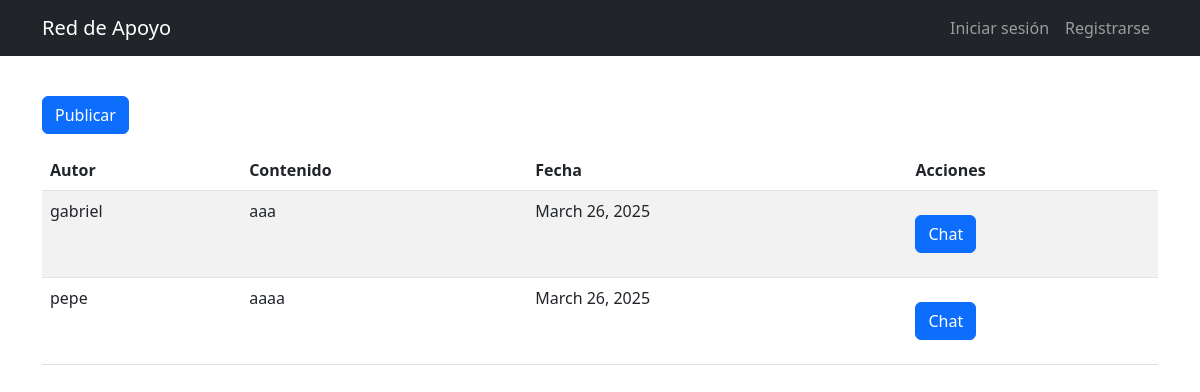
Page /foro/ on the committed database.
### foro_app/models.py (models this page shows)
class Publicacion(models.Model):
    contenido = models.CharField(max_length=1024)
    autor = models.ForeignKey(Usuario, on_delete=models.CASCADE, related_name="autor_publicacion")
    fecha = models.DateField(auto_now_add=True)
    comentarios = models.ManyToManyField(Usuario, through="Comentario")

### usuarios_app/models.py (models this page shows)
class Usuario(AbstractUser):
    ROLES = [
        ('menor', 'Menor afectado por bullying'),
        ('depresion', 'Persona con depresión'),
        ('psicologo', 'Psicólogo / Voluntario'),
        ('admin', 'Administrador'),
    ]
    rol = models.CharField(max_length=20, choices=ROLES, default='menor')
    anonimo = models.BooleanField(default=True)  # Para menores que quieran anonimato
    groups = models.ManyToManyField(Group, related_name="usuarios_groups", blank=True)
    user_permissions = models.ManyToManyField(Permission, related_name="usuarios_permissions", blank=True)

### foro_app/views.py (the view)
# urls.py: path('foro/', foro, name="foro"),
def foro(request):
    publicaciones=Publicacion.objects.all()
    return render(request, 'foro.html', {'publicaciones': publicaciones})

### foro_app/templates/foro.html
{% extends 'base.html' %}
{% block content %}
<a href="{% url 'crear_publicacion' %}" class="btn btn-primary mb-3 mt-3">Publicar</a>
<table class="table table-striped table-hover">
    <thead>
        <th>Autor</th>
        <th>Contenido</th>
        <th>Fecha</th>
        <th>Acciones</th>
    </thead>
    {% for publicacion in publicaciones %}
        <tr>
            <td>{{ publicacion.autor }}</td>
            <td>{{ publicacion.contenido }}</td>
            <td>{{ publicacion.fecha }}</td>
            <td><a href="{%url 'chat_foro' publicacion_id=publicacion.id %}" class="btn btn-primary mb-3 mt-3">Chat</a></td>
        </tr>
    {% empty %}
        <tr><td colspan="3">No hay publicaciones</td></tr>
    {% endfor %}
</table>
 {% endblock %}

### rows in the picture
Publicacion: autor "gabriel", contenido "aaa", fecha "March 26, 2025"
Publicacion: autor "pepe", contenido "aaaa", fecha "March 26, 2025"
